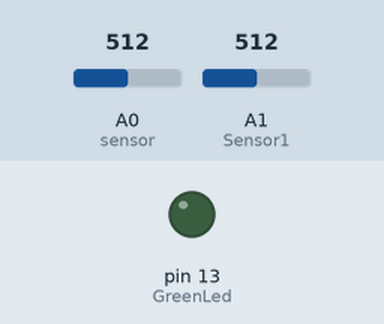
This sketch was run on a simulated Arduino Mega 2560, built with avr-gcc and run on an emulated ATmega2560. Shown: output pins drawn as LEDs (lit = HIGH). The test bench sets the inputs (shaded band); at power-on: A1 (Sensor1) = 512, A0 (sensor) = 512. What the sketch prints to the serial monitor is not drawn.

Above: at 2.2 s.
2.3 s: A1 (Sensor1) set to 588
3.8 s: A1 (Sensor1) set to 616
At 4.5 s:
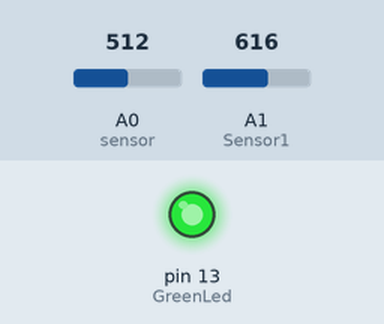
5.3 s: A1 (Sensor1) set to 590
At 5.6 s:
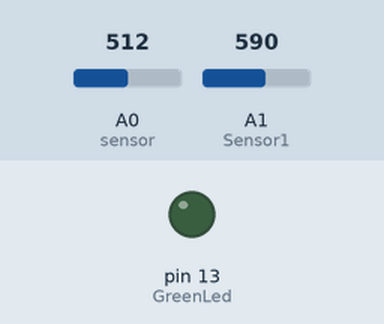
6.8 s: A1 (Sensor1) set to 610
At 7.9 s:
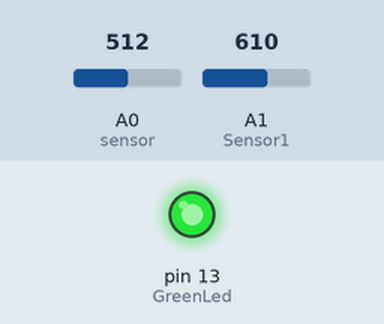
Timing chart, 0 to 9.3 s (numbered marks = the images above; inputs shaded):
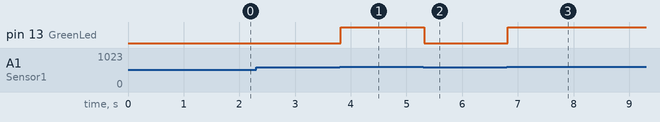

Measured:
- the behaviour switches between 600 and 601 on A1 (Sensor1) (found by bisection; images 0 and 1)
- after the input at 2.3 s, every drawn part: stays the same
- after the input at 3.8 s, pin 13 (GreenLed): LOW → HIGH at once
- after the input at 5.3 s, pin 13 (GreenLed): HIGH → LOW at once
- after the input at 6.8 s, pin 13 (GreenLed): LOW → HIGH at once

The sketch:

global_sketch.ino
```cpp
#define GreenLed 13
#define Sensor1 A1
#include "SoftwareSerial.h"

SoftwareSerial Serial1(2,3);
const int sensor = A0;

void setup() {
  pinMode(GreenLed, OUTPUT);  // Use GreenLed instead of 13
  pinMode(Sensor1, INPUT);     // Use Sensor instead of AO
  Serial1.begin(9600);
  Serial.begin(9600);
  delay(1000);
}

void loop() {
  int vout = analogRead(sensor);
  vout = (vout * 4.88) / 10;
  int tempc = vout;

  // Send temperature value to Node.js server

  Serial.println(tempc);

  delay(0);
  int value = analogRead(Sensor1);  // Use Sensor instead of A0

  Serial1.println(value);
  delay(0);

  if (value > 600) {
    digitalWrite(GreenLed, HIGH);  // Use GreenLed instead of 13
  } else {
    digitalWrite(GreenLed, LOW);   // Use GreenLed instead of 13
  }

  delay(20);
}
```
